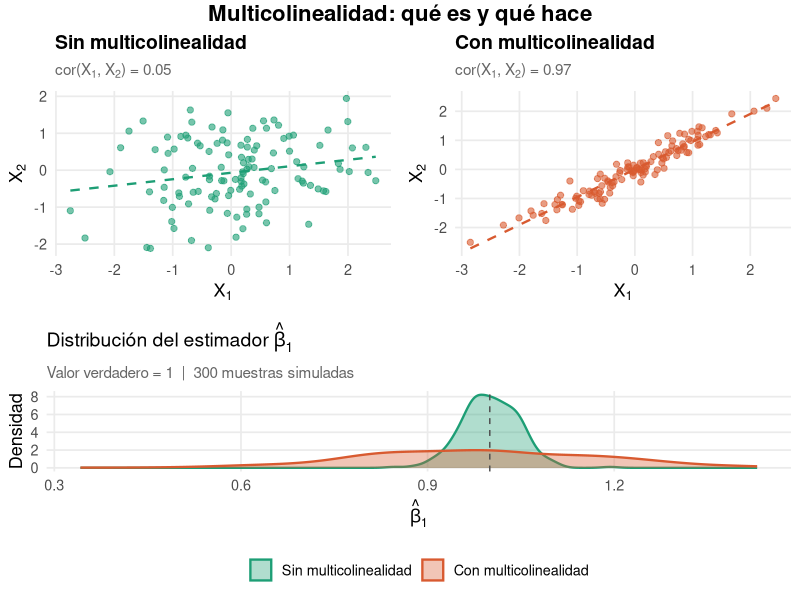

Write R code to recreate this figure.
# ============================================================
#   Visualización: ¿Qué es la multicolinealidad?
# ============================================================
library(ggplot2)
library(gridExtra)
library(MASS)   # mvrnorm

set.seed(42)
n <- 120

# --- Escenario 1: sin multicolinealidad ---
datos_ok <- as.data.frame(mvrnorm(n, mu = c(0, 0),
                                  Sigma = matrix(c(1, 0.05, 0.05, 1), 2)))
colnames(datos_ok) <- c("X1", "X2")

# --- Escenario 2: con multicolinealidad ---
datos_mc <- as.data.frame(mvrnorm(n, mu = c(0, 0),
                                  Sigma = matrix(c(1, 0.97, 0.97, 1), 2)))
colnames(datos_mc) <- c("X1", "X2")

# --- Colores neutros ---
col_ok <- "#1D9E75"
col_mc <- "#D85A30"

p1 <- ggplot(datos_ok, aes(X1, X2)) +
  geom_point(color = col_ok, alpha = 0.6, size = 1.8) +
  geom_smooth(method = "lm", se = FALSE,
              color = col_ok, linewidth = 0.8, linetype = "dashed") +
  labs(
    title    = "Sin multicolinealidad",
    subtitle = expression(paste("cor(X"[1]*", X"[2]*") = 0.05")),
    x = expression(X[1]), y = expression(X[2])
  ) +
  theme_minimal(base_size = 13) +
  theme(
    plot.title    = element_text(face = "bold", size = 14),
    plot.subtitle = element_text(color = "gray40", size = 11),
    panel.grid.minor = element_blank()
  )

p2 <- ggplot(datos_mc, aes(X1, X2)) +
  geom_point(color = col_mc, alpha = 0.6, size = 1.8) +
  geom_smooth(method = "lm", se = FALSE,
              color = col_mc, linewidth = 0.8, linetype = "dashed") +
  labs(
    title    = "Con multicolinealidad",
    subtitle = expression(paste("cor(X"[1]*", X"[2]*") = 0.97")),
    x = expression(X[1]), y = expression(X[2])
  ) +
  theme_minimal(base_size = 13) +
  theme(
    plot.title    = element_text(face = "bold", size = 14),
    plot.subtitle = element_text(color = "gray40", size = 11),
    panel.grid.minor = element_blank()
  )

# --- Efecto sobre los coeficientes: simulación ---
B <- 300   # repeticiones
b1_ok <- b1_mc <- numeric(B)

for (i in seq_len(B)) {
  d_ok <- as.data.frame(mvrnorm(n, c(0,0),
                                matrix(c(1, 0.05, 0.05, 1), 2)))
  d_mc <- as.data.frame(mvrnorm(n, c(0,0),
                                matrix(c(1, 0.97, 0.97, 1), 2)))
  Y_ok <- d_ok[,1] + d_ok[,2] + rnorm(n, sd = 0.5)
  Y_mc <- d_mc[,1] + d_mc[,2] + rnorm(n, sd = 0.5)
  b1_ok[i] <- coef(lm(Y_ok ~ d_ok[,1] + d_ok[,2]))[2]
  b1_mc[i] <- coef(lm(Y_mc ~ d_mc[,1] + d_mc[,2]))[2]
}

df_coef <- data.frame(
  beta  = c(b1_ok, b1_mc),
  grupo = rep(c("Sin multicolinealidad", "Con multicolinealidad"), each = B)
)
df_coef$grupo <- factor(df_coef$grupo,
                        levels = c("Sin multicolinealidad", "Con multicolinealidad"))

p3 <- ggplot(df_coef, aes(x = beta, fill = grupo, color = grupo)) +
  geom_density(alpha = 0.35, linewidth = 0.8) +
  geom_vline(xintercept = 1, linetype = "dashed", color = "gray30") +
  scale_fill_manual(values  = c(col_ok, col_mc)) +
  scale_color_manual(values = c(col_ok, col_mc)) +
  labs(
    title    = expression(paste("Distribución del estimador ", hat(beta)[1])),
    subtitle = "Valor verdadero = 1  |  300 muestras simuladas",
    x        = expression(hat(beta)[1]),
    y        = "Densidad",
    fill     = NULL, color = NULL
  ) +
  theme_minimal(base_size = 13) +
  theme(
    plot.title    = element_text(face = "bold", size = 14),
    plot.subtitle = element_text(color = "gray40", size = 11),
    legend.position  = "bottom",
    panel.grid.minor = element_blank()
  )

# --- Componer ---
grid.arrange(
  arrangeGrob(p1, p2, ncol = 2),
  p3,
  nrow = 2,
  top = grid::textGrob(
    "Multicolinealidad: qué es y qué hace",
    gp = grid::gpar(fontsize = 16, fontface = "bold")
  )
)
